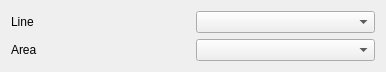
<?xml version="1.0" encoding="UTF-8"?>
<ui version="4.0">
 <class>Form</class>
 <widget class="QWidget" name="Form">
  <property name="geometry">
   <rect>
    <x>0</x>
    <y>0</y>
    <width>386</width>
    <height>66</height>
   </rect>
  </property>
  <property name="windowTitle">
   <string>Form</string>
  </property>
  <layout class="QGridLayout" name="gridLayout_2">
   <item row="1" column="0">
    <layout class="QGridLayout" name="gridLayout">
     <item row="0" column="0">
      <widget class="QLabel" name="label_name">
       <property name="text">
        <string>Line</string>
       </property>
      </widget>
     </item>
     <item row="0" column="1">
      <widget class="QComboBox" name="comboBox_Line"/>
     </item>
     <item row="1" column="0">
      <widget class="QLabel" name="label_area">
       <property name="text">
        <string>Area</string>
       </property>
      </widget>
     </item>
     <item row="1" column="1">
      <widget class="QComboBox" name="comboBox_Area"/>
     </item>
    </layout>
   </item>
  </layout>
 </widget>
 <resources/>
 <connections/>
</ui>
